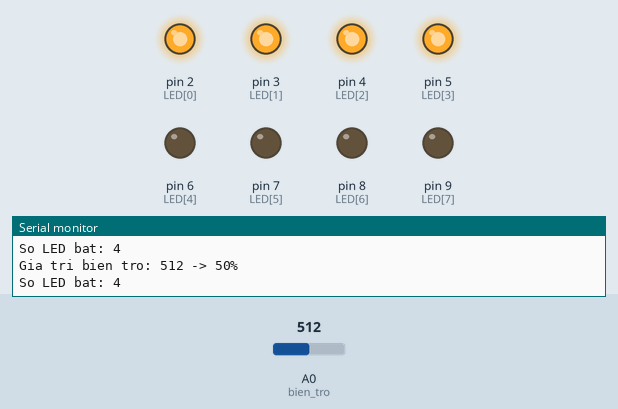
This sketch was run on a simulated Arduino Uno, built with avr-gcc and run on an emulated ATmega328P. Parts: output pins drawn as LEDs (lit = HIGH), the last lines printed to the serial monitor. The test bench sets the inputs (shaded band); at power-on: A0 (bien_tro) = 512.

Above: at 1.2 s.
1.3 s: A0 (bien_tro) set to 595
2.8 s: A0 (bien_tro) set to 623
At 4.0 s:
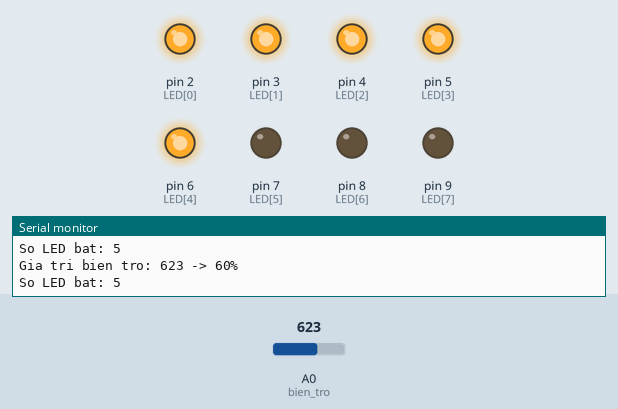
4.3 s: A0 (bien_tro) set to 511
At 5.6 s:
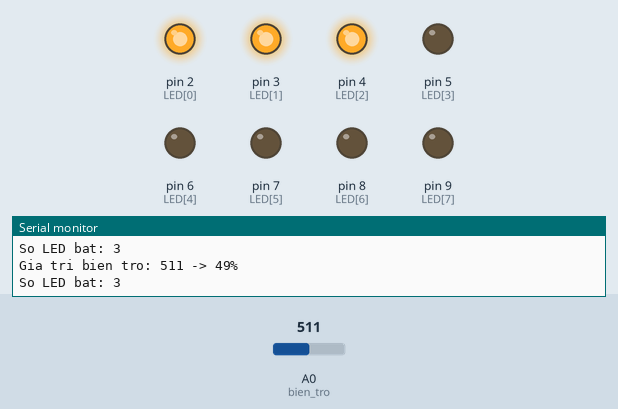
5.9 s: A0 (bien_tro) set to 418
7.4 s: A0 (bien_tro) set to 393
At 8.3 s:
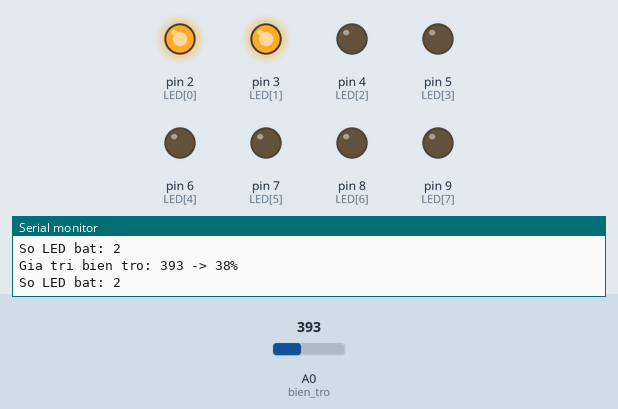
8.9 s: A0 (bien_tro) set to 716
At 9.8 s:
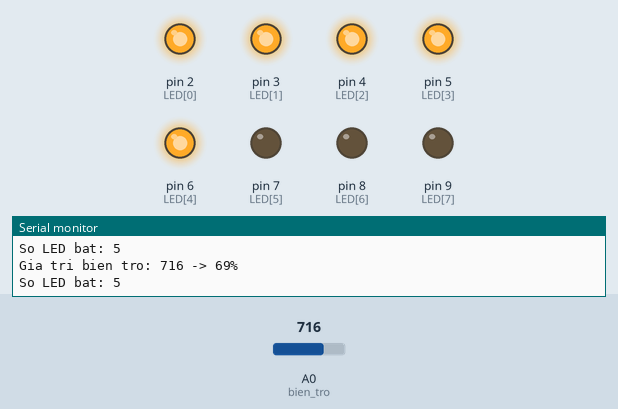
Timing chart, 0 to 11.5 s (numbered marks = the images above; inputs shaded):
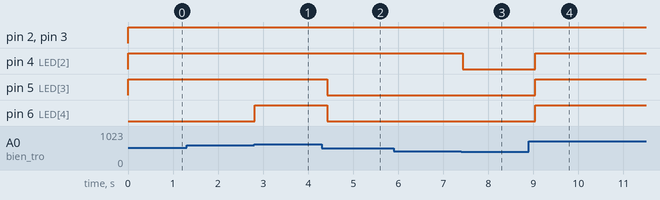

The sketch:

bai5_2.ino
```cpp
/*
Nguyen Thanh Luan - K74A2 KT&CN

Bài 5-2: Điều khiển số lượng LED sáng theo tín hiệu biến trở:
- Khoảng chia biến trở 10%
- Biến trở >= 20% → LED1 sáng
- Mỗi 10% tăng thêm giá trị biến trở tăng thêm 1 LED.
*/

const byte bien_tro = A0;
const byte LED[8] = {2, 3, 4, 5, 6, 7, 8, 9};

void setup() {
  Serial.begin(9600);
  pinMode(bien_tro, INPUT);
  for (int i = 0; i < 8; i++) {
    pinMode(LED[i], OUTPUT);
    digitalWrite(LED[i], LOW);
  }
}

void loop() {
  int value = analogRead(bien_tro);
  int percent = 100.0*value / 1023;

  if (percent < 10) {
    percent = 10;
  }
  int so_led = percent / 10 - 1;
  if (so_led > 8)
    so_led = 8;

  Serial.print("Gia tri bien tro: "); Serial.print(value); Serial.print(" -> ");
  Serial.print(percent); Serial.println("%");
  Serial.print("So LED bat: "); Serial.println(so_led);

  for (int i = 0; i < so_led; i++) {
    digitalWrite(LED[i], HIGH);
  }
  for (int j = so_led; j < 8; j++) {
    digitalWrite(LED[j], LOW);
  }
  delay(200);
}
```

Measured:
- the behaviour switches between 613 and 614 on A0 (bien_tro) (found by bisection; images 0 and 1)
- the behaviour switches between 410 and 409 on A0 (bien_tro) (found by bisection; images 2 and 3)
- after the input at 2.8 s, pin 6 (LED[4]): LOW → HIGH at once
- after the input at 4.3 s, pin 5 (LED[3]), pin 6 (LED[4]): HIGH → LOW after 0.12 s
- after the input at 7.4 s, pin 4 (LED[2]): HIGH → LOW at once
- after the input at 8.9 s, pin 4 (LED[2]), pin 5 (LED[3]), pin 6 (LED[4]): LOW → HIGH after 0.14 s
